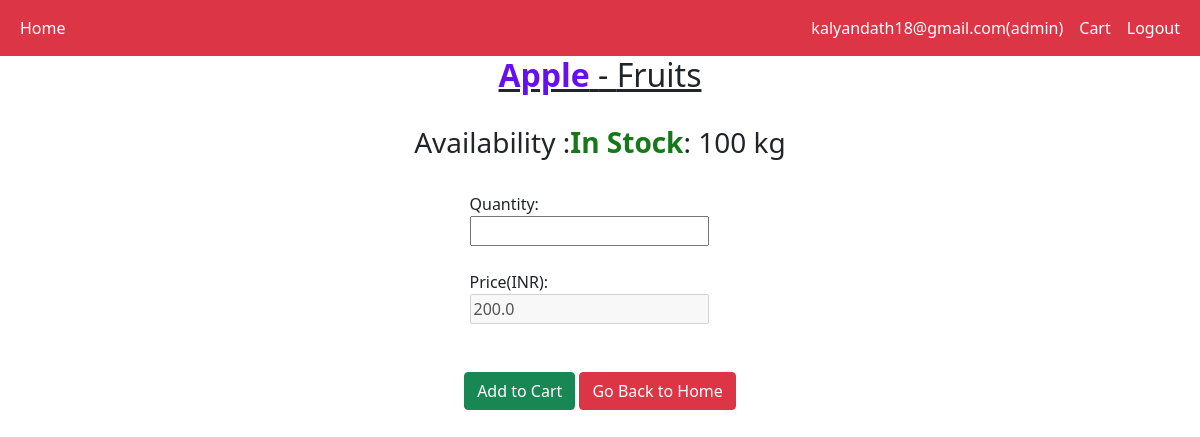
/add_product/Apple (signed in), run on the app's committed database.
### application/models.py (models this page shows)
class User(db.Model, UserMixin):
    __tablename__="user"
    id = db.Column(db.Integer(), primary_key=True)
    email = db.Column(db.String(255), unique=True)
    username = db.Column(db.String(255), unique=True)
    password = db.Column(db.String(255), nullable=False)
    active = db.Column(db.Boolean())
    fs_uniquifier = db.Column(db.String(255), unique=True, nullable=False)
    roles = db.relationship("Role", secondary="roles_users", backref=db.backref("users", lazy="dynamic"))

class Role(db.Model, RoleMixin):
    __tablename__="role"
    id = db.Column(db.Integer(), primary_key=True)
    name = db.Column(db.String(80), unique=True)
    description = db.Column(db.String(255))

class Products(db.Model):
    __tablename__  = 'products'
    product_id = db.Column(db.Integer(), primary_key= True)
    product_name = db.Column(db.String, nullable= False, unique= True)
    category_id = db.Column(db.Integer(), db.ForeignKey("category.category_id"))
    price = db.Column(db.Float, db.CheckConstraint('price >= 0.0', name='check_rate_per_unit'), nullable= False)
    unit = db.Column(db.String,nullable=False, default='unit')    # need to set up some default values.
    quantity = db.Column(db.Integer,db.CheckConstraint('quantity >= 0', name='check_stock_quantity') , nullable= False)   #maybe change to have default value as 0.

class Category(db.Model):
    __tablename__= "category"
    category_id = db.Column(db.Integer(), primary_key = True, autoincrement = True)
    category_name = db.Column(db.Integer())
    products = db.relationship('Products' , backref="category")

### application/routes.py (the view, shortened to what this page needs)
@app.route("/add_product/<product_name>", methods=["GET","POST"])
@login_required
def add_product(product_name):
    if request.method == "GET":
        product = Products.query.filter_by(product_name=product_name).first()
        if product is None:
            return "Error"
        return render_template("add_product.html", product=product,flag="no")

### templates/add_product.html (shortened to what this page needs)
<!DOCTYPE html>
<html lang="en">
<head>
    <link href="https://cdn.jsdelivr.net/npm/bootstrap@5.0.2/dist/css/bootstrap.min.css" rel="stylesheet">
</head>
<body>
    {% if current_user.is_authenticated %}
		{% include "logged_navbar.html" %}
	{% endif %}
    <div class="container">
        <div class="row text-center">
            <h2><u><b style="color: #6610f2;">{{ product.product_name }}</b> - {{ product.category.category_name }}</u> </h2>
        </div>
        <div class="row mt-4 text-center">
            <h3>Availability :{% if product.quantity == 0 %}Out of Stock{% else %}<b style="color: #167819;">In Stock</b>: {{product.quantity}} {{product.unit}} {% endif %}</h3>
        </div>
        <form action="/add_product/{{ product.product_name }}" method="post">
        <div class="row mt-4">
            <div class="col-3 mx-auto">
                <label>Quantity:</label>
                <input type="number" name="quantity" required min="1">
            </div>
        </div>
        <div class="row mt-4">
            <div class="col-3 mx-auto">
                <label>Price(INR):</label>
                <input type="number" name="price" value="{{ product.price }}"  disabled>
            </div>
        </div>
        <div class="row mt-4 text-center">
            <div class="d-grid gap-2 d-md-block">
                <input class="btn btn-success" type="submit" value="Add to Cart">
        </form>
                <a class="btn btn-danger" href="/">Go Back to Home</a>
            </div>
</body>
</html>

### templates/logged_navbar.html (shortened to what this page needs)
<!DOCTYPE html>
<html>
	<head>
		<link href="https://cdn.jsdelivr.net/npm/bootstrap@5.0.2/dist/css/bootstrap.min.css" rel="stylesheet">
	</head>
	<body>
		<nav class="navbar navbar-expand-sm bg-danger navbar-dark sticky-top">
			<div class="container-fluid">
				<ul class="navbar-nav">
					<li class="nav-item">
						<a class="nav-link active" href="/">Home</a>
					</li>
				</ul>
                <ul class="navbar-nav ml-auto">
                    <li class="nav-item active">
                            <a class="nav-link active" href="/profile">{{ current_user.email}}{% for role in current_user.roles%}({{role.name}}){% endfor %}</a>
                    </li>
					<li class="nav-item active">
                        <a class="nav-link active" href="/view_cart">Cart</a>
                    </li>
                    <li class="nav-item active">
                        <a class="nav-link active" href="/logout">Logout</a>
                    </li>
                </ul>
			</div>
		</nav>
	</body>
</html>

### data on the page
User: email "kalyandath18@gmail.com"
Role: name "admin"
Products: product_name "Apple", quantity "100", unit "kg", price "200.0"
Category: category.category_name "Fruits"
